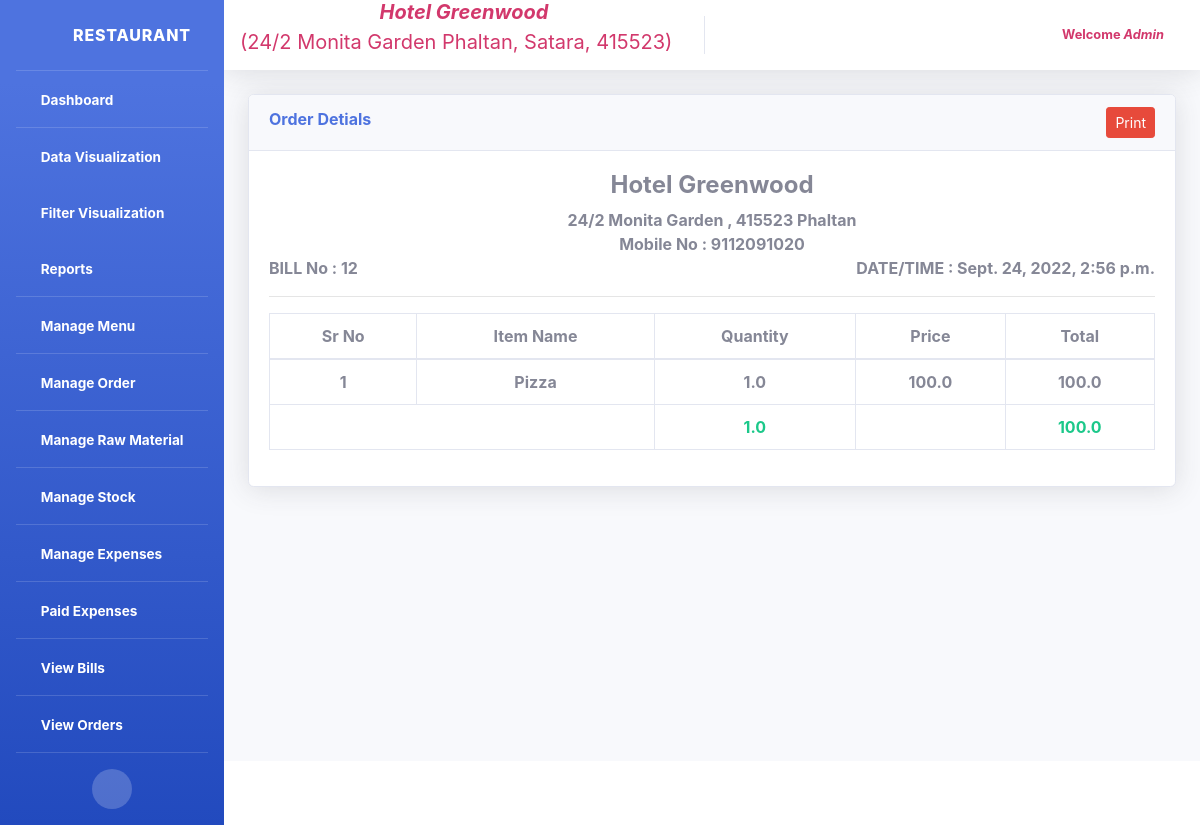
/polls/showOrder (signed in), run on the app's committed database.
### polls/models.py (models this page shows, shortened)
class Invoice(models.Model):
	invoice_no = models.IntegerField(null=True)
	invoice_item_quantity = models.FloatField(null=True)
	invoice_item_final_total = models.FloatField(null=True)
	invoice_date = models.DateField()
	status = models.IntegerField(default=1, null=True)
	created_at = models.DateTimeField(auto_now_add=True, null=True)
	updated_at = models.DateTimeField(auto_now=True, null=True)
	class Meta:
		db_table = "Invoice"

class Orders(models.Model):
	invoice_no = models.IntegerField(null=True)
	item_name = models.ForeignKey(Menu, on_delete=models.CASCADE, null=True)
	item_price = models.FloatField(null=True)
	item_qty = models.FloatField(null=True, default=0)
	item_total = models.FloatField(null=True)
	item_date = models.DateField()
	status = models.IntegerField(default=1, null=True)
	created_at = models.DateTimeField(auto_now_add=True)
	updated_at = models.DateTimeField(auto_now=True)
	class Meta:
		db_table = "Orders"

class Menu(models.Model):
	menu_name = models.CharField(max_length=50, null=True)
	status = models.IntegerField(default=1,null=True)
	created_at = models.DateTimeField(auto_now_add=True)
	updated_at = models.DateTimeField(auto_now=True)
	slug = models.SlugField(unique=True, null=True, blank=True)
	def __str__(self):
		return self.menu_name
	class Meta:
		db_table = "Menu"

### polls/views.py (the view)
# urls.py: path('showOrder', views.ShowOrderListView.as_view(), name='show'),
class ShowOrderListView(LoggedInMixin, ListView):
    model = Orders
    template_name = 'show_order.html'
    def get_context_data(self, **kwargs):
        context = super(ShowOrderListView, self).get_context_data(**kwargs)
        obj = Invoice.objects.all().order_by('-id')[:1]
        context['last_invoice'] = Invoice.objects.all().order_by('-id')[:1]
        for i in obj:
            context['last_order'] = Orders.objects.filter(invoice_no=i.invoice_no)
        return context

### polls/views.py (called while the page is built)
    def dispatch(self, request, *args, **kwargs):
        if not request.user.is_authenticated:
            return redirect('/polls/login/')
        return super(LoggedInMixin, self).dispatch(request, *args, **kwargs)

### polls/templates/show_order.html (shortened to what this page needs)
{% extends 'header.html' %}
{% block body %}
{% load static %}
<!DOCTYPE html>
<html>
<head>
	<link href="{% static 'vendor/fontawesome-free/css/all.min.css' %}" rel="stylesheet" type="text/css">
	<link href="{% static 'vendor/datatables/dataTables.bootstrap4.min.css' %}" rel="stylesheet">
	<link href="{% static 'css/sb-admin-2.min.css' %}" rel="stylesheet">
</head>
<body>
        <div class="container-fluid mt-4">
          <div class="card shadow mb-4">
            <div class="card-header">
              <a href="{% url 'orderPrint' %}" class="btn btn-sm btn-danger float-right ml-2" target="_blank">Print</a>
              <span class="font-weight-bold text-primary">Order Detials</span>
            </div>
            <div class="card-body">
                <h4 class="font-weight-bold"><center>Hotel Greenwood</center></h4>
                <span class="font-weight-bold"><center>24/2 Monita Garden , 415523 Phaltan</center></span>
                <span class="font-weight-bold"><center>Mobile No : 9112091020</center></span>
                {% for i in last_invoice %}
                    <span class="font-weight-bold" style="float: right;">DATE/TIME : {{i.created_at}}</span>
                {% endfor %}
                {% for i in last_invoice %}
                    <span class="font-weight-bold">BILL No : {{i.invoice_no}}</span>
                {% endfor %}
                <hr>
              <div class="table-responsive mt-2">
                <table class="table table-bordered"  width="100%" cellspacing="0">
                  <thead>
                    <tr class="text-center">
                        <th scope="col">Sr No</th>
                        <th scope="col">Item Name</th>
                        <th scope="col">Quantity</th>
                        <th scope="col">Price</th>
                        <th scope="col">Total</th>
                    </tr>
                  </thead>
                  <tbody>
                    {% for i in last_order %}
                    <tr class="text-center font-weight-bold"">
                      <td>{{forloop.counter}}</td>
                      <td>{{i.item_name | title }}</td>
                      <td>{{i.item_qty}}</td>
                      <td>{{i.item_price}}</td>
                      <td>{{i.item_total}}</td>
                    </tr>
                    {% endfor %}
                    {% for i in last_invoice %}
                        <tr class="font-weight-bold text-center">
                            <td colspan="2"></td>
                            <td class="text-success">{{i.invoice_item_quantity}}</td>
                            <td colspan="1"></td>
                            <td class="text-success">{{i.invoice_item_final_total}}</td>
                        </tr>
                    {% endfor %}
                  </tbody>
                </table>
              </div>
            </div>
          </div>
</div>
{% endblock %}

### polls/templates/header.html (shortened to what this page needs)
{% load static %}
<html>
<head>
  <link href="{% static 'vendor/fontawesome-free/css/all.min.css' %}" rel="stylesheet" type="text/css">
  <link href="{% static 'css/sb-admin-2.min.css' %}" rel="stylesheet">
  <link href="{% static 'css/other.css' %}" rel="stylesheet">
</head>
<body id="page-top">
<div id="wrapper">
<ul class="navbar-nav bg-gradient-primary sidebar sidebar-dark accordion" id="accordionSidebar">
  <a class="sidebar-brand d-flex align-items-center justify-content-center" href="{% url 'dashboard' %}">
  <div class="sidebar-brand-icon rotate-n-15">
    <i class="fas fa-home fa-fw "></i>
  </div>
  <div class="sidebar-brand-text mx-3">Restaurant</div>
  </a>
  <hr class="sidebar-divider my-0">
  <li class="nav-item active">
    <a class="nav-link" href="{% url 'dashboard' %}">
      <i class="fas fa-fw fa-tachometer-alt"></i>
      <span>Dashboard</span></a>
  </li>
  <hr class="sidebar-divider my-0">
  <li class="nav-item active">
    <a class="nav-link collapsed" href="#" data-toggle="collapse" data-target="#collapseTwo" aria-expanded="true" aria-controls="collapseTwo">
      <i class="fas fa-fw fa fa-chart-area"></i>
      <span>Data Visualization</span>
    </a>
  </li>
 <li class="nav-item active">
    <a class="nav-link collapsed" href="#" data-toggle="collapse" data-target="#collapsefilter" aria-expanded="true" aria-controls="collapseTwo">
      <i class="fas fa-fw fa fa-chart-area"></i>
      <span>Filter Visualization</span>
    </a>
  </li>
  <li class="nav-item active">
    <a class="nav-link collapsed" href="#" data-toggle="collapse" data-target="#collapsereport" aria-expanded="true" aria-controls="collapseTwo">
      <i class="fas fa-fw fa fa-file"></i>
      <span>Reports</span>
    </a>
  </li>
  <hr class="sidebar-divider my-0">
  <li class="nav-item active">
    <a class="nav-link" href="{% url 'manageMenu' %}">
      <i class="fas fa-fw fa-cog"></i>
      <span>Manage Menu</span></a>
  </li>
  <hr class="sidebar-divider my-0">
  <li class="nav-item active">
    <a class="nav-link" href="{% url 'manageOrder' %}">
      <i class="fas fa-fw fa-cog"></i>
      <span>Manage Order</span></a>
  </li>
  <hr class="sidebar-divider my-0">
  <li class="nav-item active">
    <a class="nav-link" href="{% url 'manageRawMaterial' %}">
      <i class="fas fa-fw fa-cog"></i>
      <span>Manage Raw Material</span></a>
  </li>
  <hr class="sidebar-divider my-0">
  <li class="nav-item active">
    <a class="nav-link" href="{% url 'manageStock' %}">
      <i class="fas fa-fw fa-cog"></i>
      <span>Manage Stock</span></a>
  </li>
  <hr class="sidebar-divider my-0">
  <li class="nav-item active">
    <a class="nav-link" href="{% url 'manageExpenses' %}">
      <i class="fas fa-fw fa-cog"></i>
      <span>Manage Expenses</span></a>
  </li>
  <hr class="sidebar-divider my-0">
  <li class="nav-item active">
    <a class="nav-link" href="{% url 'paidExpeses' %}">
      <i class="fas fa-fw fa-plus"></i>
      <span>Paid Expenses</span></a>
  </li>
  <hr class="sidebar-divider my-0">
  <li class="nav-item active">
    <a class="nav-link" href="{% url 'viewBills' %}">
      <i class="fas fa-fw fa fa-list"></i>
      <span>View Bills</span></a>
  </li>
  <hr class="sidebar-divider my-0">
  <li class="nav-item active">
    <a class="nav-link" href="{% url 'viewOrderDetails' %}">
      <i class="fas fa-fw fa fa-list"></i>
      <span>View Orders</span></a>
  </li>
<hr class="sidebar-divider">
  <div class="text-center d-none d-md-inline">
    <button class="rounded-circle border-0" id="sidebarToggle"></button>
  </div>
</ul>
    <div id="content-wrapper" class="d-flex flex-column">
        <div id="content">
        <nav class="navbar navbar-expand navbar-light bg-white topbar mb-1 static-top shadow">
          <span align="center" class="navbar-brand mb-0 h1 text-info"><i class='fas fa-hotel' style='font-size:20px'></i><i class="font-weight-bold" style="color: #D2386C;">Hotel Greenwood</i><p style="color:  #D2386C;"> (24/2 Monita Garden Phaltan, Satara, 415523)</p></span>
            <ul class="navbar-nav ml-auto">
            <li class="nav-item dropdown no-arrow">
              <a class="nav-link dropdown-toggle" href="#" id="userDropdown" role="button" data-toggle="dropdown" aria-haspopup="true" aria-expanded="false">
                <span class="mr-2 d-none d-lg-inline text-gray-600 small">
                {% if user.is_authenticated %}
                  <b style="color: #D2386C;">Welcome&nbsp;<i>{{request.user | title}}</i></b>
                {% endif %}
                </span>
              </a>
            </li>
          </ul>
        </nav>
        {% block body %} {% endblock %}
    </div>
      <footer class="sticky-footer bg-white">
      </footer>
    </div>
  </div>
</body>
</html>

### data on the page
Invoice: created_at "Sept. 24, 2022, 2:56 p.m.", invoice_no "12", invoice_item_quantity "1.0", invoice_item_final_total "100.0"
Orders: item_name "Pizza", item_qty "1.0", item_price "100.0", item_total "100.0"

### other printed values
{{ request.user | title }} "Admin"
